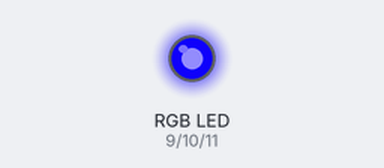
Recording of a sketch running on a simulated Arduino Uno, built with avr-gcc and run on an emulated ATmega328P. On the bench: an RGB LED mixed from three pins (HIGH = lit). Dim RGB values are drawn brighter than linear.

Above: at 0.15 s.
At 7.07 s:
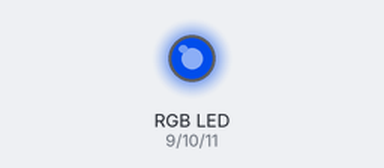
At 15.0 s:
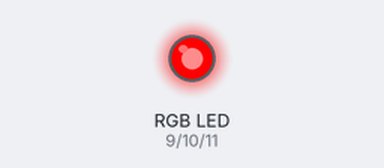
At 16.0 s:
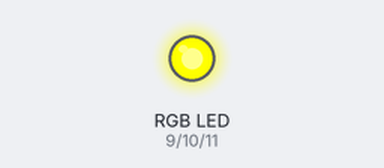
At 17.5 s:
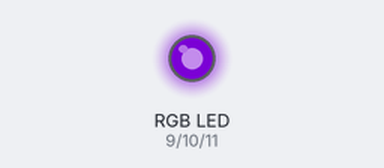
At 36.4 s:
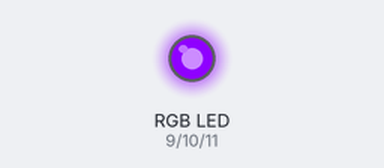
Timing chart, 0 to 40.0 s (numbered marks = the images above):
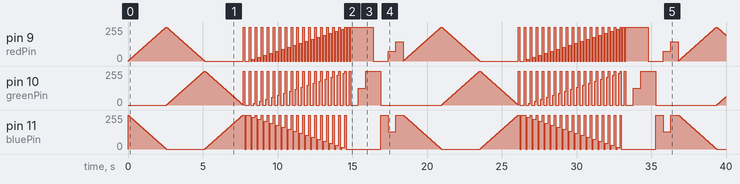

The sketch:

rbg-advanced.ino
```cpp
// Define pin connections for RGB channels
const int redPin = 9;    // Pin connected to the red channel of the RGB strip
const int greenPin = 10; // Pin connected to the green channel of the RGB strip
const int bluePin = 11;  // Pin connected to the blue channel of the RGB strip

// Define RGB color values
int redValue = 0;        // Initial red value
int greenValue = 0;      // Initial green value
int blueValue = 0;       // Initial blue value

void setup() {
  // Set RGB pins as output
  pinMode(redPin, OUTPUT);
  pinMode(greenPin, OUTPUT);
  pinMode(bluePin, OUTPUT);
}

void loop() {
  // Fading effect
  fadeColors();

  // Color chasing effect
  colorChase();

  // Rainbow cycle effect
  rainbowCycle();
}

// Function to set the color of the RGB strip
void setColor(int red, int green, int blue) {
  analogWrite(redPin, red);    // Set red channel
  analogWrite(greenPin, green);// Set green channel
  analogWrite(bluePin, blue);  // Set blue channel
}

// Function for fading effect
void fadeColors() {
  for (int i = 0; i <= 255; i++) {
    setColor(i, 0, 255 - i);   // Fade from blue to red
    delay(10);
  }
  for (int i = 0; i <= 255; i++) {
    setColor(255 - i, i, 0);   // Fade from red to green
    delay(10);
  }
  for (int i = 0; i <= 255; i++) {
    setColor(0, 255 - i, i);   // Fade from green to blue
    delay(10);
  }
}

// Function for color chasing effect
void colorChase() {
  for (int i = 0; i <= 255; i += 15) {
    setColor(255, 255, 255);   // White
    delay(100);
    setColor(0, 0, 0);         // Off
    delay(100);
    setColor(i, 0, 255 - i);   // Red to blue
    delay(100);
    setColor(0, i, 255 - i);   // Green to blue
    delay(100);
  }
}

// Function for rainbow cycle effect
void rainbowCycle() {
  int rainbowColors[7][3] = {
    {255, 0, 0},    // Red
    {255, 127, 0},  // Orange
    {255, 255, 0},  // Yellow
    {0, 255, 0},    // Green
    {0, 0, 255},    // Blue
    {75, 0, 130},   // Indigo
    {143, 0, 255}   // Violet
  };

  for (int i = 0; i < 7; i++) {
    setColor(rainbowColors[i][0], rainbowColors[i][1], rainbowColors[i][2]);
    delay(500);
  }
}
```
